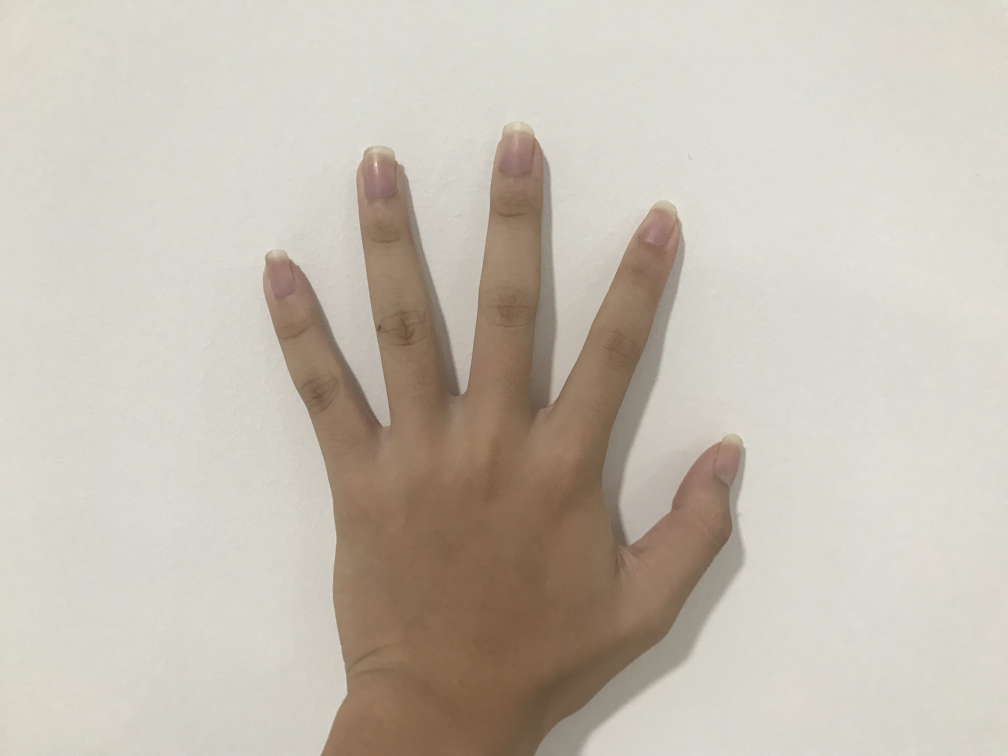
#> input picture images/6.JPG, 4032 x 3024 px (shown at 1/4 size)
$ python backup.py
#> lines starting #> are read from the running program, lines starting #| are printed output that depends on the picture; after the words box and inside, x2 and y2 are one past the last pixel; in counts of white or black regions, pixels touching at a corner belong together
import cv2
import imutils
import numpy as np
from sklearn.metrics import pairwise
import time, math

class BackgroundSubtract:
    def __init__(self, bgframe):
        self.aWeight = 0.5
        self.bg = bgframe

    def foreground(self, frame):
        frame = cv2.GaussianBlur(frame, (7, 7), 0)
        bg =  frame * self.aWeight + self.bg * (1 - self.aWeight)
        diff = cv2.absdiff(bg.astype(np.uint8),frame)

class ColorSegment:
    def calibrate(self, frame):
        frame = cv2.cvtColor(frame, cv2.COLOR_BGR2YCR_CB)
        x, y, _ = frame.shape
        _, r, b = frame[int(x/2), int(y/2)]
        self.rmin = r - 10
        self.rmax = r + 10
        self.bmin = b - 10
        self.bmax = b + 10

    def extract(self, frame):
        minrange = np.array([0, self.rmin, self.bmin])
        maxrange = np.array([255, self.rmax, self.bmax])
        frame = cv2.cvtColor(frame, cv2.COLOR_BGR2YCR_CB)
        mask = cv2.inRange(frame, minrange, maxrange)
        return mask

    def denoise(self, frame):
        kernel = np.ones((20,20),np.uint8)
        blur = cv2.blur(frame,(5,5))
        erosion = cv2.morphologyEx(blur, cv2.MORPH_OPEN, kernel)
        return erosion

    def contour(self, frame):
        (contours, _) = cv2.findContours(frame,
                                        cv2.RETR_EXTERNAL,
                                        cv2.CHAIN_APPROX_SIMPLE)
        if len(contours) == 0:
            return
        else:
            segmented = max(contours, key=cv2.contourArea)
            chull = cv2.convexHull(segmented)
            extreme_top    = tuple(chull[chull[:, :, 1].argmin()][0])
            extreme_bottom = tuple(chull[chull[:, :, 1].argmax()][0])
            extreme_left   = tuple(chull[chull[:, :, 0].argmin()][0])
            extreme_right  = tuple(chull[chull[:, :, 0].argmax()][0])

            cX = int((extreme_left[0] + extreme_right[0]) / 2)
            cY = int((extreme_top[1] + extreme_bottom[1]) / 2)
            distance = pairwise.euclidean_distances([(cX, cY)], Y=[extreme_left, extreme_right, extreme_top, extreme_bottom])[0]
            maximum_distance = distance[distance.argmax()]

            radius = int(0.8 * maximum_distance)
            circumference = (2 * np.pi * radius)


            circular_roi = np.zeros(frame.shape[:2], dtype="uint8")
            print(cX, cY)
            cv2.circle(circular_roi, (cX, cY), radius, 255, 1)

            circular_roi = cv2.bitwise_and(frame, frame, mask=circular_roi)
            (contours, _) = cv2.findContours(circular_roi.copy(), cv2.RETR_EXTERNAL, cv2.CHAIN_APPROX_NONE)

            count = 0

            for c in contours:
                (x, y, w, h) = cv2.boundingRect(c)
                count += 1
            return count

framergb = cv2.imread("images/6.JPG")
#> framergb is the input picture: shape (3024, 4032, 3); mean B, G, R 178.6, 190.4, 198.3
c = time.time()
framergb = cv2.resize(framergb, (0,0), fx=0.2, fy = 0.2)
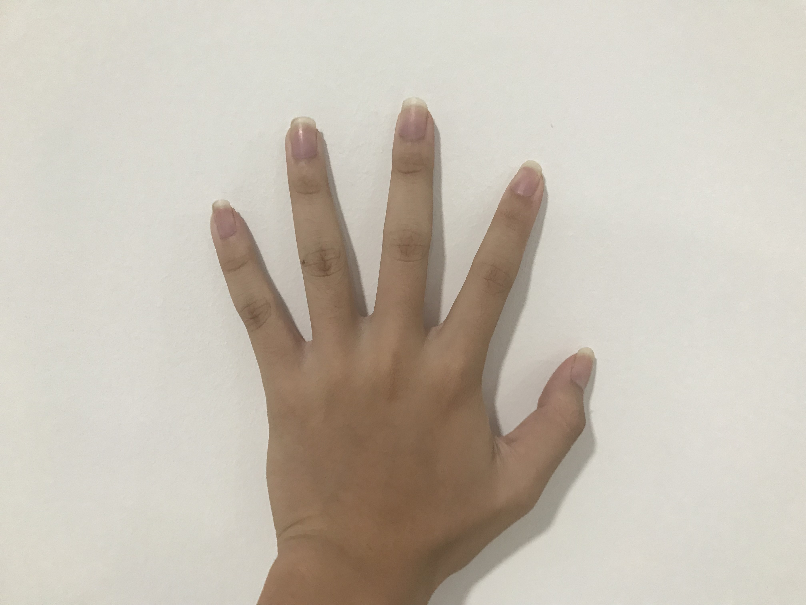
#> framergb: shape (605, 806, 3); mean B, G, R 178.6, 190.4, 198.3
a = ColorSegment()
a.calibrate(framergb)
#> in calibrate, `frame = cv2.cvtColor(frame, cv2.COLOR_BGR2YCR_CB)`: frame: shape (605, 806, 3); mean of channels 0, 1, 2 191.4, 132.9, 120.8
#> in calibrate, `_, r, b = frame[int(x/2), int(y/2)]`: r = 144; b = 111
#> in calibrate, `self.rmin = r - 10`: self.rmin = 134
#> in calibrate, `self.rmax = r + 10`: self.rmax = 154
#> in calibrate, `self.bmin = b - 10`: self.bmin = 101
#> in calibrate, `self.bmax = b + 10`: self.bmax = 121
b = a.extract(framergb)
#> in extract, `minrange = np.array([0, self.rmin, self.bmin])`: minrange = [0, 134, 101]
#> in extract, `maxrange = np.array([255, self.rmax, self.bmax])`: maxrange = [255, 154, 121]
#> in extract, `mask = cv2.inRange(frame, minrange, maxrange)`:
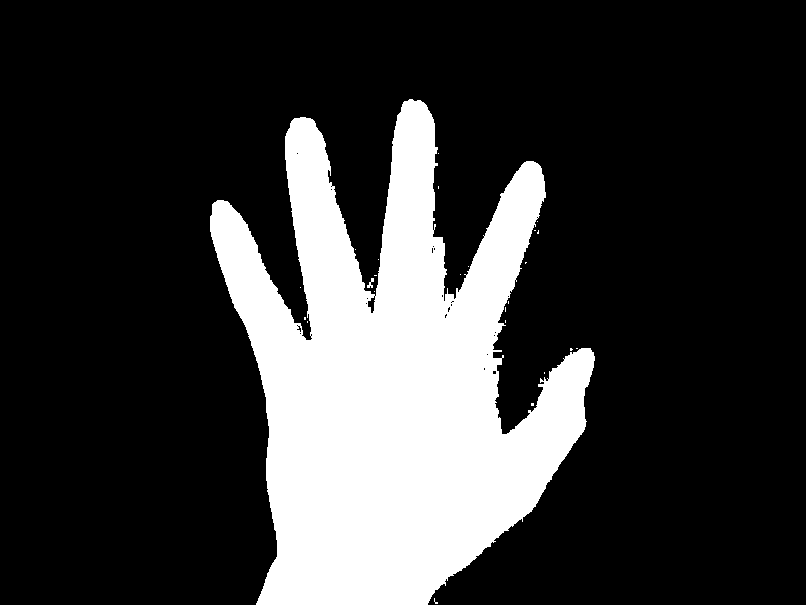
#> mask: shape (605, 806); 21.9% white; 25 white regions (23 under 20 px)
b = a.denoise(b)
#> in denoise, `erosion = cv2.morphologyEx(blur, cv2.MORPH_OPEN, kernel)`:
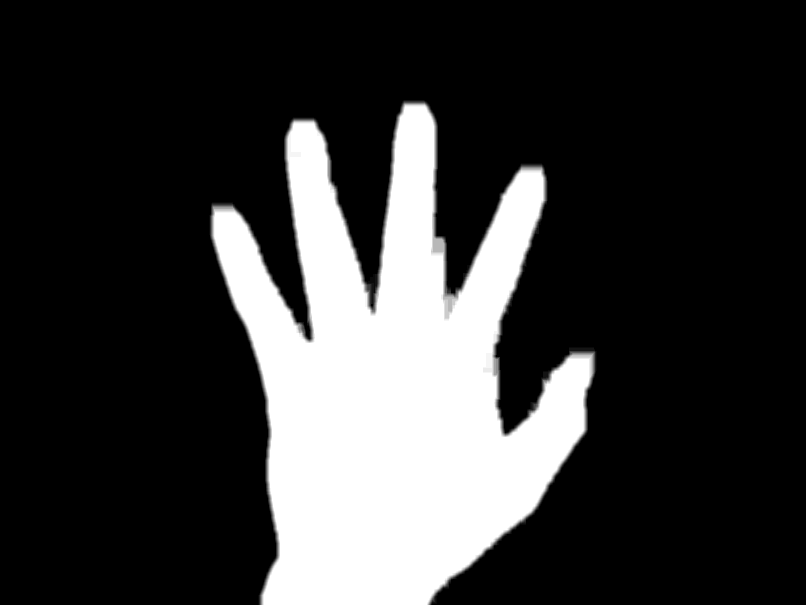
#> erosion: shape (605, 806); min 0, max 255, mean 55.2
#cv2.imshow("hi",b)
#cv2.waitKey(0)
print(a.contour(b))
#> in contour, `(contours, _) = cv2.findContours(frame, cv2.RETR_EXTERNAL, cv2.CHAIN_A..`: contours = 1 contour; box (x1, y1, x2, y2) and area: (209, 100, 597, 605) 111166
#> in contour, `segmented = max(contours, key=cv2.contourArea)`: segmented = contour of 906 points, box (x1, y1, x2, y2) (209, 100, 597, 605), area 111166
#> in contour, `chull = cv2.convexHull(segmented)`: chull = contour of 22 points, box (x1, y1, x2, y2) (209, 100, 597, 605), area 154675
#> in contour, `extreme_top    = tuple(chull[chull[:, :, 1].argmin()][0])`: extreme_top = (424, 100)
#> in contour, `extreme_bottom = tuple(chull[chull[:, :, 1].argmax()][0])`: extreme_bottom = (431, 604)
#> in contour, `extreme_left   = tuple(chull[chull[:, :, 0].argmin()][0])`: extreme_left = (209, 234)
#> in contour, `extreme_right  = tuple(chull[chull[:, :, 0].argmax()][0])`: extreme_right = (596, 351)
#> in contour, `cX = int((extreme_left[0] + extreme_right[0]) / 2)`: cX = 402
#> in contour, `cY = int((extreme_top[1] + extreme_bottom[1]) / 2)`: cY = 352
#> in contour, `distance = pairwise.euclidean_distances([(cX, cY)], Y=[extreme_left, e..`: distance = [226.2, 194, 253, 253.7]
#> in contour, `maximum_distance = distance[distance.argmax()]`: maximum_distance = 253.7
#> in contour, `radius = int(0.8 * maximum_distance)`: radius = 202
#> in contour, `circumference = (2 * np.pi * radius)`: circumference = 1269.2
#| 402 352
#> in contour, `cv2.circle(circular_roi, (cX, cY), radius, 255, 1)`:
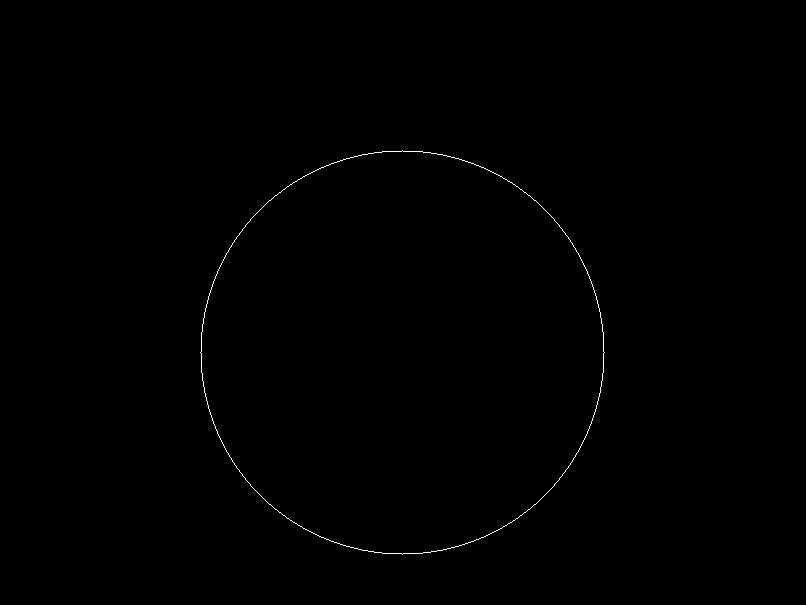
#> circular_roi: shape (605, 806); 0.23% white in thin lines or dots, all inside (x1, y1, x2, y2) = (200, 150, 605, 555)
#> in contour, `(contours, _) = cv2.findContours(circular_roi.copy(), cv2.RETR_EXTERNA..`: contours = 7 contours, all with area under 20
#> the loop in contour, `for c in contours:` made 7 passes
#> (x, y, w, h) on passes 1, 2, 4, 5, 6, 7: (268, 491, 281, 64), (586, 434, 1, 1), (219, 222, 30, 47), (509, 181, 35, 28), (287, 163, 45, 24), (391, 150, 47, 5)
#> (c, x, y, w, h) on pass 3: ([[587, 431], [587, 432]], 587, 431, 1, 2)
#> after the loop in contour, `for c in contours:`: count = 7
#| 7

$ run again, with images/1.JPG copied over images/6.JPG
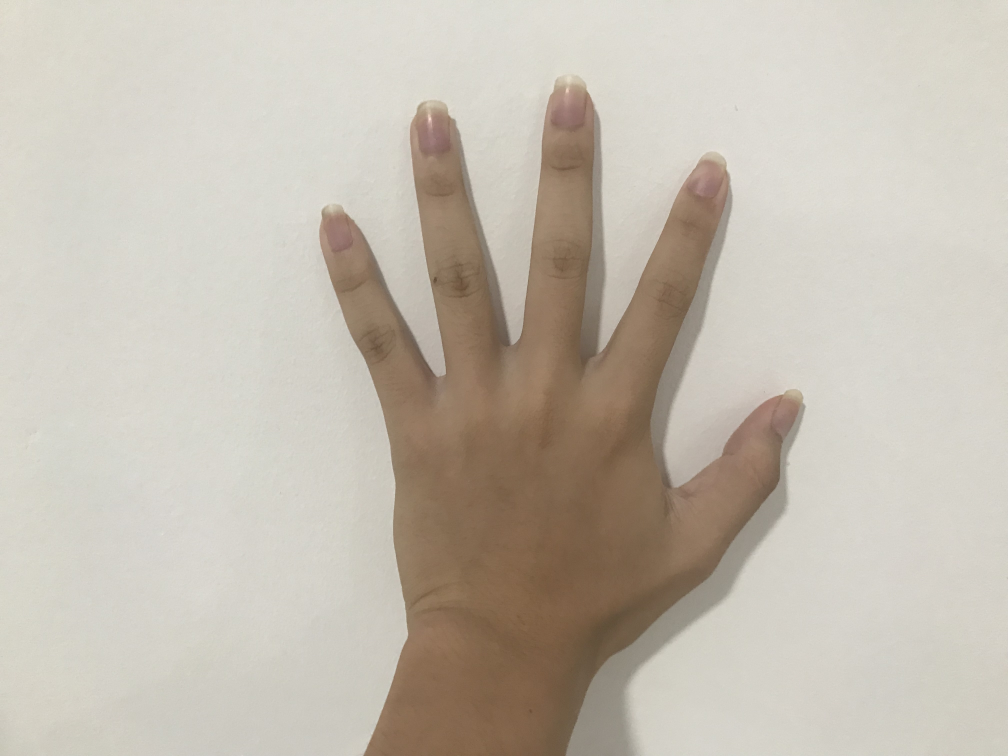
#> input picture images/1.JPG, 4032 x 3024 px (shown at 1/4 size)
#> framergb is the input picture: shape (3024, 4032, 3); mean B, G, R 176, 187.9, 195.8
#> framergb: shape (605, 806, 3)
#> frame: shape (605, 806, 3); mean of channels 0, 1, 2 188.9, 132.9, 120.7
#> r = 141; b = 113
#> self.rmin = 131
#> self.rmax = 151
#> self.bmin = 103
#> self.bmax = 123
#> minrange = [0, 131, 103]
#> maxrange = [255, 151, 123]
#> in extract, `mask = cv2.inRange(frame, minrange, maxrange)`:
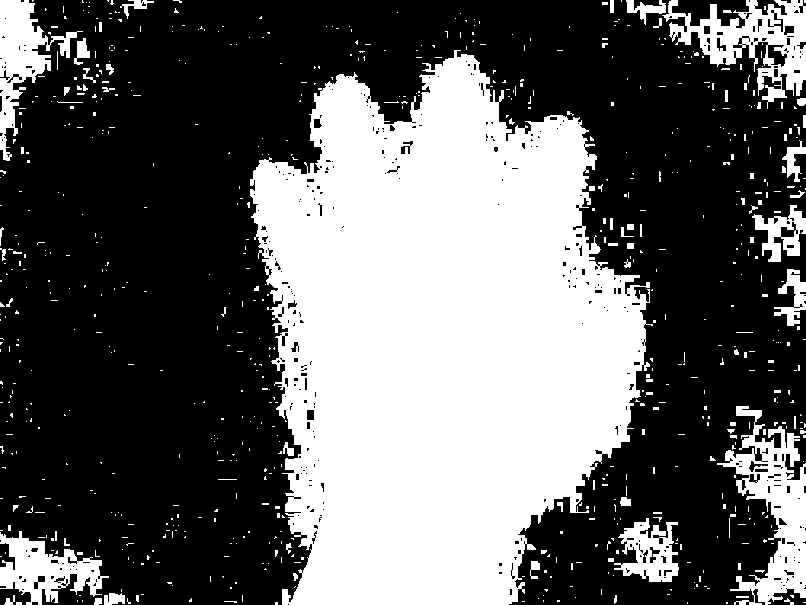
#> mask: shape (605, 806); 38.7% white; 740 white regions (656 under 20 px)
#> in contour, `(contours, _) = cv2.findContours(frame, cv2.RETR_EXTERNAL, cv2.CHAIN_A..`: contours = 10 contours; largest, box (x1, y1, x2, y2) and area: (249, 54, 649, 605) 160160, (735, 447, 806, 605) 6752, (699, 0, 806, 93) 5681, (0, 537, 103, 605) 4496, (0, 0, 54, 131) 4478
#> segmented = contour of 381 points, box (x1, y1, x2, y2) (249, 54, 649, 605), area 160160
#> chull = contour of 18 points, box (x1, y1, x2, y2) (249, 54, 649, 605), area 180468
#> extreme_top = (476, 54)
#> extreme_bottom = (520, 604)
#> extreme_left = (249, 198)
#> extreme_right = (648, 293)
#> cX = 448
#> cY = 329
#> distance = [238.2, 203.2, 276.4, 284.3]
#> maximum_distance = 284.3
#> radius = 227
#> circumference = 1426.3
#| 448 329
#> in contour, `cv2.circle(circular_roi, (cX, cY), radius, 255, 1)`:
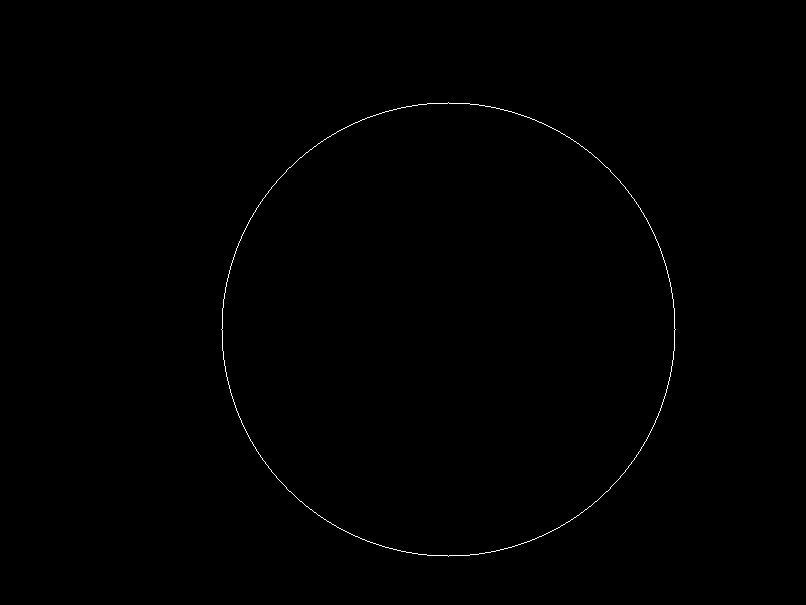
#> circular_roi: shape (605, 806); 0.26% white in thin lines or dots, all inside (x1, y1, x2, y2) = (221, 102, 676, 557)
#> in contour, `(contours, _) = cv2.findContours(circular_roi.copy(), cv2.RETR_EXTERNA..`: contours = 5 contours, all with area under 20
#> the loop in contour, `for c in contours:` made 5 passes
#> (x, y, w, h) on passes 1 to 5: (289, 491, 239, 66), (255, 165, 38, 47), (537, 121, 61, 38), (313, 113, 69, 35), (419, 102, 83, 8)
#> after the loop in contour, `for c in contours:`: count = 5
#| 5
